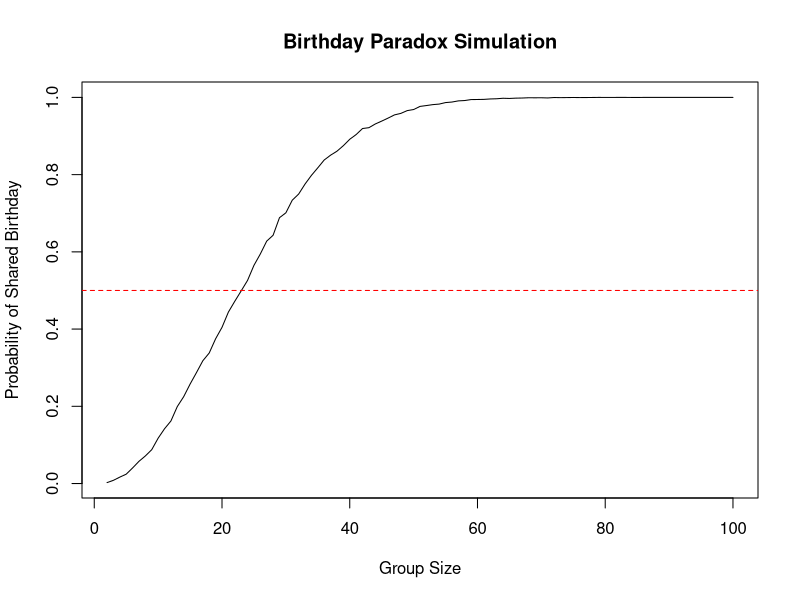

Here is the R script that generated this plot:
## ---- chunk 1
# Number of simulations
num_simulations <- 10000

# Function to check if there are shared birthdays in a group
check_shared_birthday <- function(group_size) {
  birthdays <- sample(1:365, group_size, replace = TRUE)
  if (length(birthdays) == length(unique(birthdays))) {
    return(FALSE)  # No shared birthdays
  } else {
    return(TRUE)   # Shared birthdays
  }
}

# Simulate the Birthday Paradox
simulate_birthday_paradox <- function(group_size) {
  shared_birthday_count <- 0
  for (i in 1:num_simulations) {
    if (check_shared_birthday(group_size)) {
      shared_birthday_count <- shared_birthday_count + 1
    }
  }
  return(shared_birthday_count / num_simulations)
}

# Test the Birthday Paradox simulation for different group sizes
group_sizes <- 2:100
results <- numeric(length(group_sizes))

for (i in 1:length(group_sizes)) {
  results[i] <- simulate_birthday_paradox(group_sizes[i])
}

# Plot the results
plot(group_sizes, results, type = "l", xlab = "Group Size", ylab = "Probability of Shared Birthday", main = "Birthday Paradox Simulation")
abline(h = 0.5, col = "red", lty = 2)  # Add a line at 0.5 for reference




